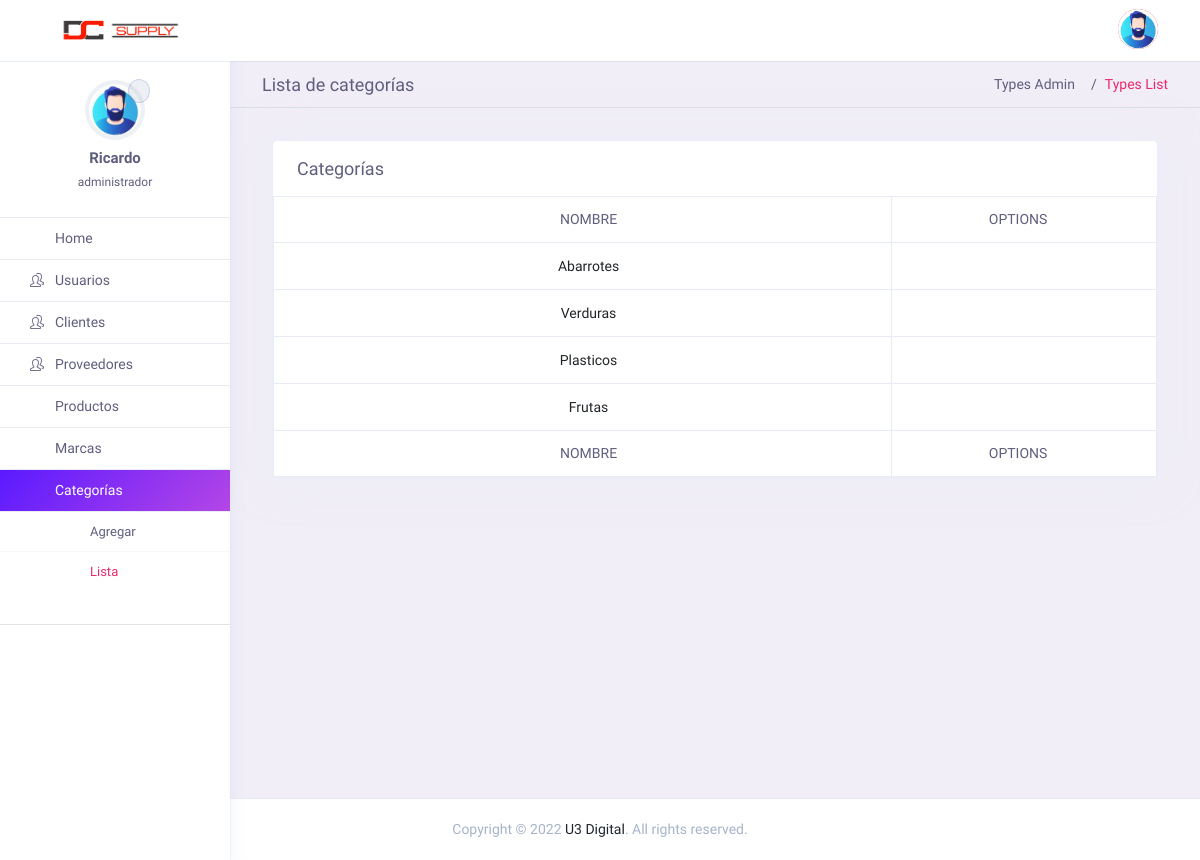
/admin/index.php?page=eqTypeList (signed in), run on the app's committed database.
### tables this page shows
CREATE TABLE `eqType` (
  `id` int NOT NULL,
  `nombre` varchar(100) NOT NULL
);

### admin/models/conexion.php (called while the page is built)
<?php
class Conexion{
	public static function conectar(){
		$bd = "verdin";
		$servername = "localhost";
		$username = "root";
		$password = "12345678";
		try {
		    $conn = new PDO("mysql:host=$servername;dbname=$bd", $username, $password);
		    $conn->setAttribute(PDO::ATTR_ERRMODE, PDO::ERRMODE_EXCEPTION);
			$conn->exec("set names utf8");
		    }
		catch(PDOException $e)
		    {
		    echo '<script>alert("Connection failed: '.$e->getMessage().'");</script>';
		    }
		return $conn;
	}
}

### admin/models/mdlEqType.php (called while the page is built, shortened)
<?php
require_once "conexion.php";
class mdlEqType {
	public static function mdlListaEqType($tabla){
		$stmt = Conexion::conectar()->prepare("SELECT * FROM $tabla");
		$stmt->execute();
		return $stmt->fetchAll();
	}
}
?>

### admin/controller/themeController.php (called while the page is built)
<?php
class themeController {
    public function theme(){
        include "views/theme.php";
    }
}
?>

### admin/index.php (called while the page is built, shortened)
<?php
require_once "controller/themeController.php";
require_once "controller/ctlrEqType.php";
require_once "models/mdlEqType.php";
$theme = new themeController();
$theme -> theme();

### admin/controller/ctlrEqType.php (the view, shortened to what this page needs)
<?php
Class equipmentType {
    public static function ctrListaEqType(){
		$respuesta = mdlEqType::mdlListaEqType("eqType");
		foreach ($respuesta as $row => $item){
            echo '
            <tr>
                <td>'.$item["nombre"].'</td>
                <td>
                    <div class="item-action dropdown">
                        <a href="javascript:void(0)" data-toggle="dropdown" class="icon" aria-expanded="false"><i class="fe fe-more-vertical fs-20 text-dark"></i></a>
                        <div class="dropdown-menu dropdown-menu-right" x-placement="bottom-end" style="position: absolute; transform: translate3d(-172px, 22px, 0px); top: 0px; left: 0px; will-change: transform;">
                            <a href="index.php?page=eqTypeEdit&idEditar='.$item["id"].'" class="dropdown-item"><i class="dropdown-icon fe fe-edit-2"></i> Editar </a>
                            <a href="index.php?page=eqTypeList&idBorrar='.$item["id"].'" class="dropdown-item"><i class="dropdown-icon fe fe-user-x"></i> Borrar </a>
                        </div>
                    </div>
                </td>
            </tr>';
		}
	}
}
?>

### data on the page
eqtype: nombre "Abarrotes"
eqtype: nombre "Verduras"
eqtype: nombre "Plasticos"
eqtype: nombre "Frutas"

### other printed values
$_SESSION["nombre"] "Ricardo"
$_SESSION["permisos"] "administrador"
